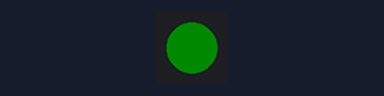
Recording of a sketch running on a simulated Arduino Uno, built with avr-gcc and run on an emulated ATmega328P. On the bench: 1 RGB LEDs in strip order, left to right. Dim RGB values are drawn brighter than linear.

Above: at 1.2 s.
At 5.0 s:
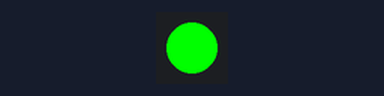
Timing chart, 0 to 9.8 s (numbered marks = the images above):
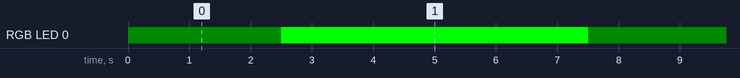

The sketch:

EffectPOC.ino
```cpp
//Effect Proof Of Concepts
#include <Adafruit_NeoPixel.h>

#define PIN 8

Adafruit_NeoPixel strip = Adafruit_NeoPixel(1, PIN, NEO_GRB + NEO_KHZ800);

void setup() {
  strip.begin();
  strip.show(); // Initialize all pixels to 'off'
  strip.setPixelColor(0, strip.Color(0, 255, 0));
  strip.show();
}

void loop() {
  // Displaying the different wavetype effects, square, needle, triangle, sine,

  squareWave(255, 10, 5000, 2500, 1);   //

}

void squareWave(uint8_t onState, uint8_t offState, uint16_t onDuration, uint16_t offDuration, bool startOn) {
  if (strip.getBrightness()==onState) {
    strip.setBrightness(offState);
    strip.show();
    delay(offDuration);
  } else {
    strip.setBrightness(onState);
    strip.setPixelColor(0, strip.Color(0, 255, 0));
    strip.show();
    delay(onDuration);
  }
}


// Fill the dots one after the other with a color
void colorWipe(uint32_t c, uint8_t wait) {
  for (uint16_t i = 0; i < strip.numPixels(); i++) {
    strip.setPixelColor(i, c);
    strip.show();
    delay(wait);
  }
}

// Slightly different, this makes the rainbow equally distributed throughout
void rainbowCycle(uint8_t wait) {
  uint16_t i, j;

  for (j = 0; j < 256 * 5; j++) { // 5 cycles of all colors on wheel
    for (i = 0; i < strip.numPixels(); i++) {
      strip.setPixelColor(i, Wheel(((i * 256 / strip.numPixels()) + j) & 255));
    }
    strip.show();
    delay(wait);
  }
}

// Input a value 0 to 255 to get a color value.
// The colours are a transition r - g - b - back to r.
uint32_t Wheel(byte WheelPos) {
  WheelPos = 255 - WheelPos;
  if (WheelPos < 85) {
    return strip.Color(255 - WheelPos * 3, 0, WheelPos * 3);
  } else if (WheelPos < 170) {
    WheelPos -= 85;
    return strip.Color(0, WheelPos * 3, 255 - WheelPos * 3);
  } else {
    WheelPos -= 170;
    return strip.Color(WheelPos * 3, 255 - WheelPos * 3, 0);
  }
}
```

Measured:
- by itself, RGB LED 0: alternates RGB(0, 255, 0) for 5.0 s and RGB(0, 10, 0) for 2.5 s
